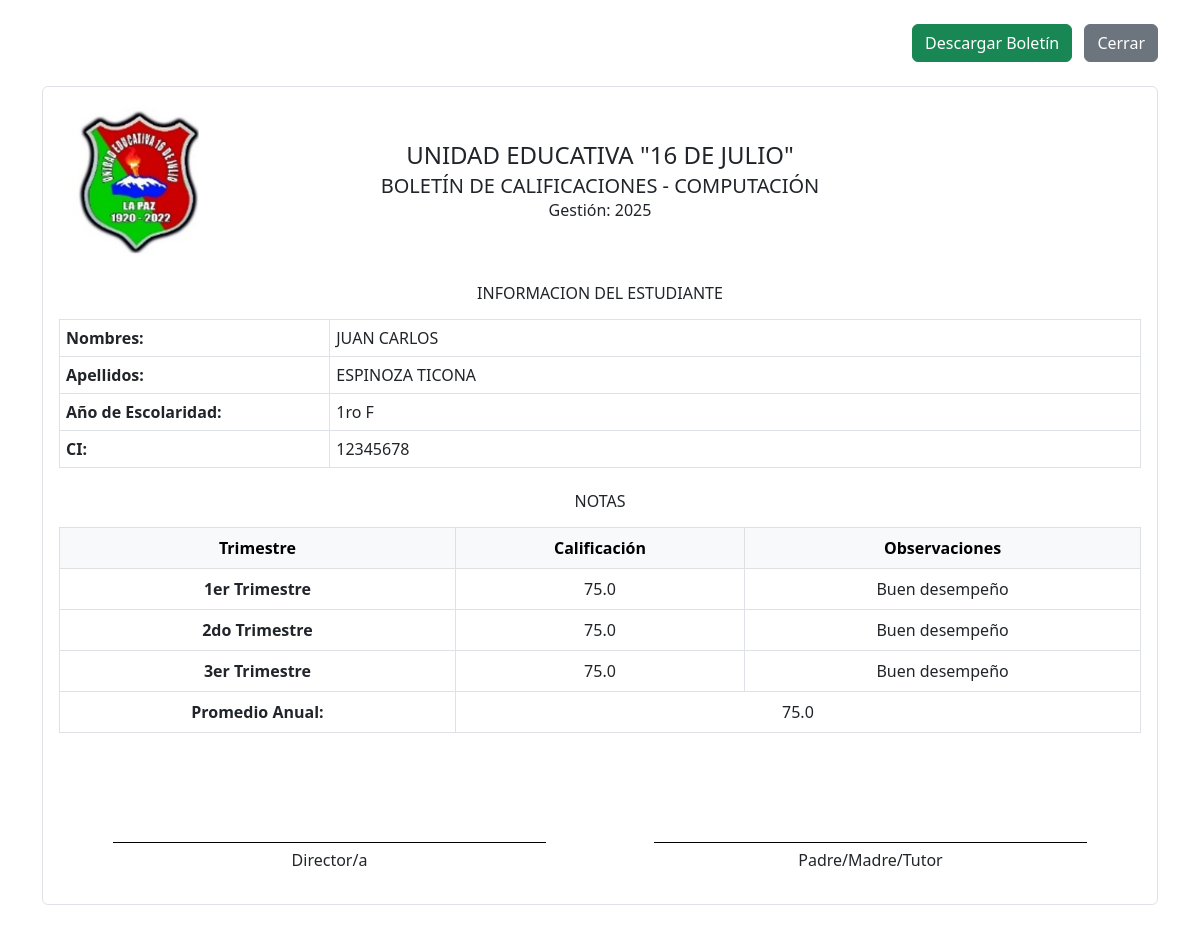
Screenshot of /print/12345678 with the database file from the repository.
### models.py (models this page shows, shortened)
class Estudiante(db.Model):
    __tablename__ = 'estudiantes'
    id = db.Column(db.Integer, primary_key=True)  # Clave interna de la BD
    ci = db.Column(db.String(20), unique=True, nullable=False)
    nombres = db.Column(db.String(100), nullable=False)
    apellidos = db.Column(db.String(100), nullable=False)
    grado = db.Column(db.String(10), nullable=False)
    primer_trimestre = db.Column(db.Float, nullable=True)
    segundo_trimestre = db.Column(db.Float, nullable=True)
    tercer_trimestre = db.Column(db.Float, nullable=True)
    promedio_anual = db.Column(db.Float, nullable=True)

### main.py (the view)
    @app.route('/print/<ci>')
    def mostrar_boletin(ci):
        estudiante = Estudiante.query.filter_by(ci=ci).first()
        if estudiante:
            return render_template('print.html', estudiante=estudiante)
        else:
            flash('No se encontró ningún estudiante con ese CI', 'error')
            return redirect(url_for('index'))

### templates/print.html (shortened to what this page needs)
<!DOCTYPE html>
<html lang="es">
<head>
    <link href="https://cdn.jsdelivr.net/npm/bootstrap@5.3.0/dist/css/bootstrap.min.css" rel="stylesheet" />
</head>
<body>
    <div id="boletin" class="container my-4">
        <div class="text-end mb-4 no-print">
            <button onclick="descargarPDF()" class="btn btn-success">Descargar Boletín</button>
            <button onclick="window.close()" class="btn btn-secondary ms-2">Cerrar</button>
        </div>
        <div class="card border">
            <div class="card-body">
                <div class="row align-items-center mb-4">
                    <div class="col-2 text-center">
                        <img src="{{ url_for('static', filename='img/logo.jpeg') }}" alt="Logo de la escuela" class="school-logo-print" />
                    </div>
                    <div class="col-8 text-center">
                        <h1 class="h4 mb-1">UNIDAD EDUCATIVA "16 DE JULIO"</h1>
                        <h2 class="h5 mb-0">BOLETÍN DE CALIFICACIONES - COMPUTACIÓN</h2>
                        <p class="mb-0">Gestión: 2025</p>
                    </div>
                </div>
                <h3 class="h6 mb-3 text-center">INFORMACION DEL ESTUDIANTE</h3>
                <table class="table table-bordered info-table mb-4">
                    <tr>
                        <th>Nombres:</th>
                        <td colspan="3">{{ estudiante.nombres }}</td>
                    </tr>
                    <tr>
                        <th>Apellidos:</th>
                        <td colspan="3">{{ estudiante.apellidos }}</td>
                    </tr>
                    <tr>
                        <th>Año de Escolaridad:</th>
                        <td colspan="3">{{ estudiante.grado }}</td>
                    </tr>
                    <tr>
                        <th>CI:</th>
                        <td colspan="3">{{ estudiante.ci }}</td>
                    </tr>
                </table>
                <h3 class="h6 mb-3 text-center">NOTAS</h3>
                <table class="table table-bordered">
                    <thead class="table-light">
                        <tr>
                            <th class="text-center">Trimestre</th>
                            <th class="text-center">Calificación</th>
                            <th class="text-center">Observaciones</th>
                        </tr>
                    </thead>
                    <tbody>
                        {% for trimestre, nota in [
                            ('1er Trimestre', estudiante.primer_trimestre),
                            ('2do Trimestre', estudiante.segundo_trimestre),
                            ('3er Trimestre', estudiante.tercer_trimestre)] %}
                        <tr>
                            <th class="text-center">{{ trimestre }}</th>
                            <td class="text-center">{{ nota if nota is not none else '' }}</td>
                            <td class="text-center">
                                {% if nota is not none %}
                                    {% if nota >= 90 %}Excelente desempeño
                                    {% elif nota >= 80 %}Muy buen desempeño
                                    {% elif nota >= 70 %}Buen desempeño
                                    {% elif nota >= 50 %}Desempeño satisfactorio
                                    {% else %}Necesita mejorar
                                    {% endif %}
                                {% endif %}
                            </td>
                        </tr>
                        {% endfor %}
                        <tr class="promedio-anual">
                            <th>Promedio Anual:</th>
                            <td colspan="2">{{ estudiante.promedio_anual if estudiante.promedio_anual is not none else 'Sin calcular' }}</td>
                        </tr>
                    </tbody>
                </table>
                <div class="signature-row">
                    <div class="signature-col">
                        <div class="signature-line"></div>
                        <p>Director/a</p>
                    </div>
                    <div class="signature-col">
                        <div class="signature-line"></div>
                        <p>Padre/Madre/Tutor</p>
                    </div>
                </div>
            </div>
        </div>
    </div>
</body>
</html>

### templates/print.html (style rules this page uses)
.signature-row { display: flex; justify-content: space-between; margin-top: 80px; text-align: center; }
.signature-col { flex: 1; }
.signature-line { border-bottom: 1px solid #000; width: 80%; height: 30px; margin: 0 auto 5px auto; }
.info-table td, .info-table th { padding: 6px; }
.school-logo-print { max-width: 100%; height: auto; }
.promedio-anual th, .promedio-anual td { text-align: center !important; vertical-align: middle !important; }
.info-table th { width: 25%; max-width: 25%; }
.info-table td { width: 75%; }

### rows the page displays
Estudiante: nombres "JUAN CARLOS", apellidos "ESPINOZA TICONA", grado "1ro F", ci "12345678", trimestre "1er Trimestre", primer_trimestre "75.0", shows "Buen desempeño", trimestre "2do Trimestre", segundo_trimestre "75.0", trimestre "3er Trimestre", tercer_trimestre "75.0", promedio_anual "75.0"
